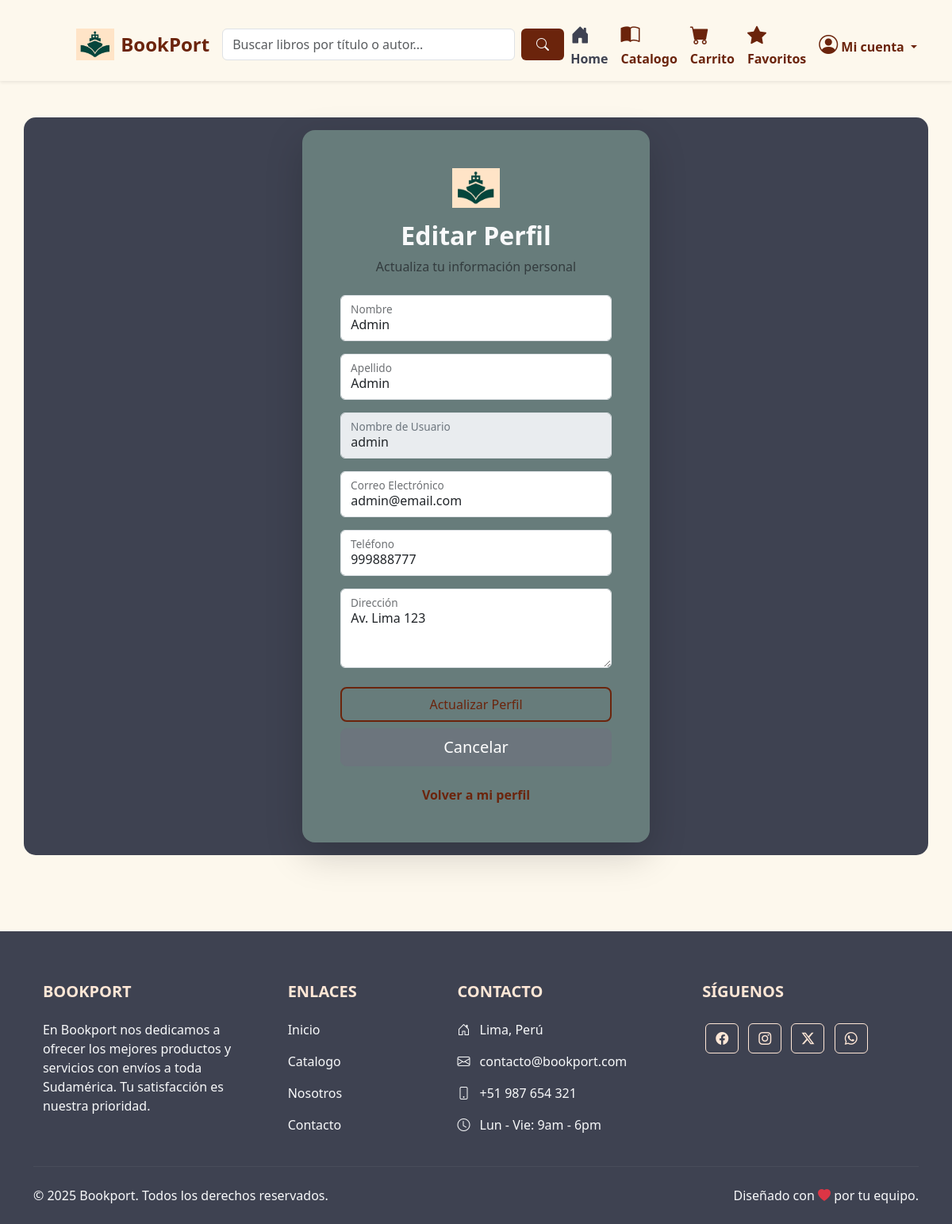
Screenshot of /editarPerfil.php (signed in) with the database file from the repository.
### tables this page shows
CREATE TABLE users (
    user_id INT PRIMARY KEY AUTO_INCREMENT,
    username VARCHAR(50) NOT NULL UNIQUE,
    email VARCHAR(100) NOT NULL UNIQUE,
    password_hash VARCHAR(255) NOT NULL,
    first_name VARCHAR(50) NOT NULL,
    last_name VARCHAR(50) NOT NULL,
    phone VARCHAR(15),
    address TEXT,
    created_at TIMESTAMP DEFAULT CURRENT_TIMESTAMP,
    last_login TIMESTAMP NULL,
    is_active BOOLEAN DEFAULT TRUE,
    is_admin BOOLEAN DEFAULT FALSE
);

### editarPerfil.php (the view, shortened to what this page needs)
<?php
include 'includes/conexion.php';
$user_id = $_SESSION['user_id'];
$usuario = null;
$sql_obtener = "SELECT first_name, last_name, username, email, phone, address FROM users WHERE user_id = $user_id";
$resultado_obtener = $con->query($sql_obtener);
if ($resultado_obtener && $resultado_obtener->num_rows > 0) {
    $usuario = $resultado_obtener->fetch_assoc();
} else {
    header('Location: miPerfil.php');
    exit();
}
?>
<!DOCTYPE html>
<html lang="es">
<?php include 'includes/head.php'; ?>
<body>
    <?php include 'includes/header.php'; ?>
    <main class="d-flex align-items-center py-5" style="margin-top: 20px;">
        <div class="container">
            <div class="row justify-content-center featured-login">
                <div class="col-12 col-md-8 col-lg-6 col-xl-5">
                    <div class="login-card shadow-lg rounded-4 border-0">
                        <div class="card-body p-4 p-sm-5">
                            <div class="text-center mb-4">
                                <img src="img/logo.webp" alt="Logo BookPort" class="mb-3" style="height: 50px;">
                                <h2 class="fw-bold">Editar Perfil</h2>
                                <p class="text-muted">Actualiza tu información personal</p>
                            </div>
                            <form action="" method="POST">
                                <div class="form-floating mb-3">
                                    <input type="text" name="first_name" class="form-control" id="floatingFirstName" placeholder="Nombre" value="<?php echo htmlspecialchars($usuario['first_name']); ?>" required>
                                    <label for="floatingFirstName">Nombre</label>
                                </div>
                                <div class="form-floating mb-3">
                                    <input type="text" name="last_name" class="form-control" id="floatingLastName" placeholder="Apellido" value="<?php echo htmlspecialchars($usuario['last_name']); ?>" required>
                                    <label for="floatingLastName">Apellido</label>
                                </div>
                                <div class="form-floating mb-3">
                                    <input type="text" class="form-control" id="floatingUsername" placeholder="Usuario" value="<?php echo htmlspecialchars($usuario['username']); ?>" disabled>
                                    <label for="floatingUsername">Nombre de Usuario</label>
                                </div>
                                <div class="form-floating mb-3">
                                    <input type="email" name="email" class="form-control" id="floatingEmail" placeholder="nombre@ejemplo.com" value="<?php echo htmlspecialchars($usuario['email']); ?>" required>
                                    <label for="floatingEmail">Correo Electrónico</label>
                                </div>
                                <div class="form-floating mb-3">
                                    <input type="tel" name="phone" class="form-control" id="floatingPhone" placeholder="Número de teléfono" value="<?php echo htmlspecialchars($usuario['phone'] ?? ''); ?>">
                                    <label for="floatingPhone">Teléfono</label>
                                </div>
                                <div class="form-floating mb-4">
                                    <textarea class="form-control" name="address" id="floatingAddress" placeholder="Dirección" style="height: 100px;"><?php echo htmlspecialchars($usuario['address'] ?? ''); ?></textarea>
                                    <label for="floatingAddress">Dirección</label>
                                </div>
                                <div class="d-grid gap-2">
                                    <button name="btnActualizar" class="btn featured-btn btn-lg" type="submit">Actualizar Perfil</button>
                                    <a href="miPerfil.php" class="btn btn-secondary btn-lg">Cancelar</a>
                                </div>
                            </form>
                            <div class="text-center mt-4">
                                <p class="mb-0">
                                    <a href="miPerfil.php" class="fw-bold text-decoration-none" style="color: var(--texto-principal);">
                                        Volver a mi perfil
                                    </a>
                                </p>
                            </div>
                        </div>
                    </div>
                </div>
            </div>
        </div>
    </main>
    <?php include 'includes/footer.php'; ?>
</body>
</html>

### estilos.css (style rules this page uses)
:root { --fondo-1: #FFE7D6; --fondo-2: #FAF9F9; --fondo-3: #BEE3DB; --fondo-4: #89B0AE; --fondo-4dark: #677c7b; --fondo-5: #555B6E; --dark-text: #3E4251; --texto-principal: #6b240c; --light-text: #f8f9fa; --fondo-claro: #fdf8ed; }
body { font-family: "Poppins",'Segoe UI', Tahoma, Verdana, sans-serif; color: var(--dark-text); background-color: var(--fondo-claro); padding-top: 80px; }
a { text-decoration: none; color: inherit; }
.featured-btn { background-color: transparent; color: var(--texto-principal); border: 2px solid var(--texto-principal); padding: 0.5rem 1rem; border-radius: 8px; font-size: 1rem; cursor: pointer; transition: all 0.3s ease; }
.featured-login { background-color: var(--dark-text); color: var(--light-text); padding: 1rem 1rem; border-radius: 15px; }
.login-card { background-color: var(--fondo-4dark); border-radius: 12px; overflow: hidden; box-shadow: 0 10px 20px rgba(0, 0, 0, 0.3); transition: transform 0.3s ease, box-shadow 0.3s ease; }

### rows the page displays
users: first_name "Admin", last_name "Admin", username "admin", email "admin@email.com", phone "999888777", address "Av. Lima 123"
